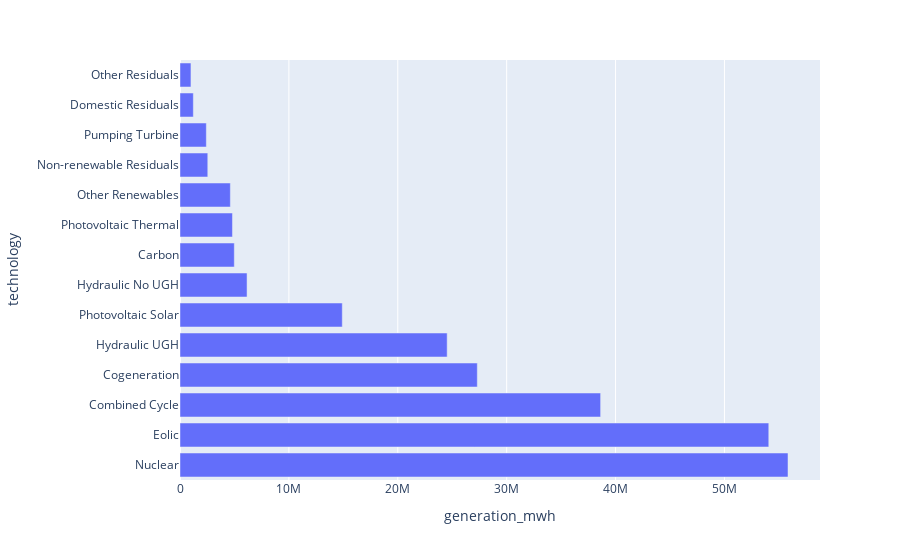

The cell this chart's notebook holds for it:
### Markdown cell above
### Customize the bar plot

#### Make the bars horizontal

### Code cell
px.bar(data_frame = res, y = 'technology', x = 'generation_mwh')

### Figure 1 — Plotly figure (JSON) as saved in the notebook; plotly's stock layout.template omitted (floating-point values rounded to 4 significant figures)
{"data": [{"alignmentgroup": "True", "hovertemplate": "generation_mwh=%{x}<br>technology=%{y}<extra></extra>", "legendgroup": "", "marker": {"color": "#636efa", "pattern": {"shape": ""}}, "name": "", "offsetgroup": "", "orientation": "h", "showlegend": false, "textposition": "auto", "type": "bar", "x": [55840000.0, 54070000.0, 38630000.0, 27303335, 24540000.0, 14900000.0, 6157685, 4987000.0, 4818000.0, 4624352, 2551000.0, 2418000.0, 1224000.0, 1005000.0], "xaxis": "x", "y": ["Nuclear", "Eolic", "Combined Cycle", "Cogeneration", "Hydraulic UGH", "Photovoltaic Solar", "Hydraulic No UGH", "Carbon", "Photovoltaic Thermal", "Other Renewables", "Non-renewable Residuals", "Pumping Turbine", "Domestic Residuals", "Other Residuals"], "yaxis": "y"}], "layout": {"autosize": true, "barmode": "relative", "legend": {"tracegroupgap": 0}, "margin": {"t": 60}, "xaxis": {"anchor": "y", "autorange": true, "domain": [0, 1], "range": [0, 58770000.0], "title": {"text": "generation_mwh"}, "type": "linear"}, "yaxis": {"anchor": "x", "autorange": true, "domain": [0, 1], "range": [-0.5, 13.5], "title": {"text": "technology"}, "type": "category"}}}
